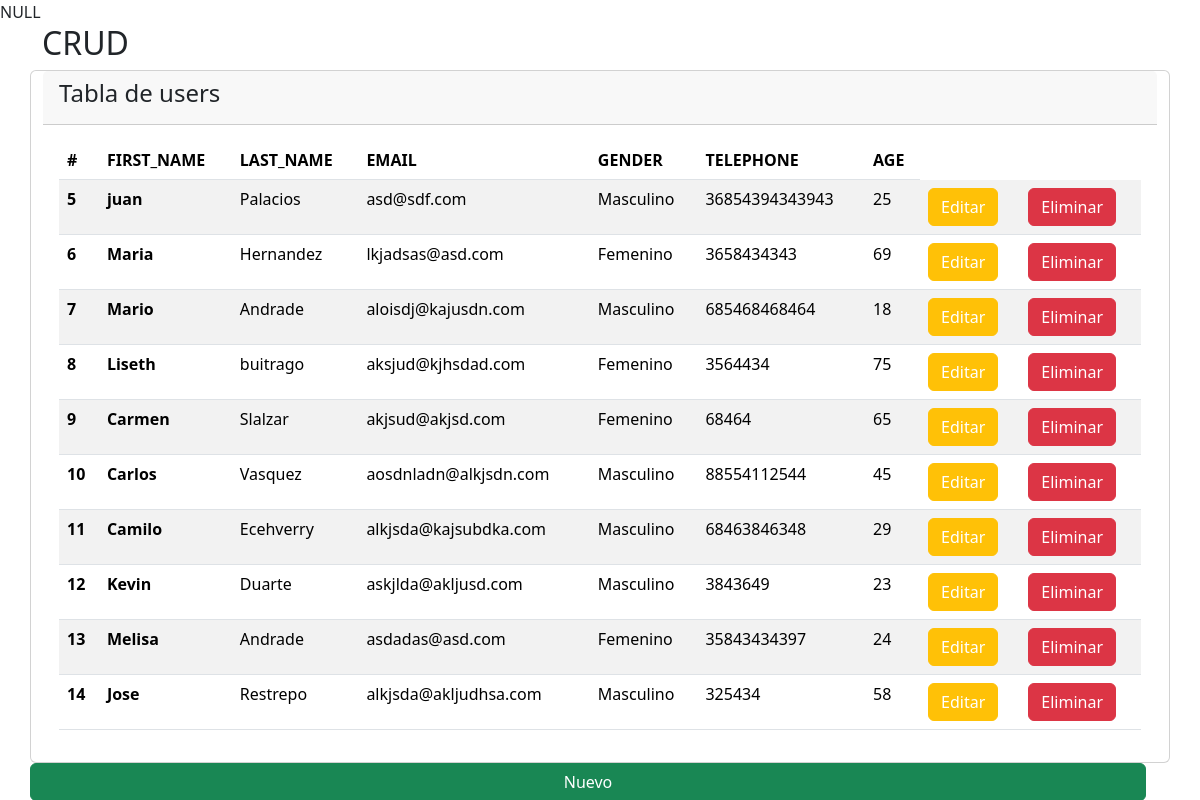
The page / on the database its author committed.
### tables this page shows
CREATE TABLE `user` (
  `ID` int(11) NOT NULL,
  `FIRST_NAME` varchar(255) NOT NULL,
  `LAST_NAME` varchar(255) NOT NULL,
  `EMAIL` varchar(255) NOT NULL,
  `GENDER` varchar(255) NOT NULL,
  `TELEPHONE` varchar(255) DEFAULT NULL,
  `AGE` varchar(255) NOT NULL
);

### application/controllers/Usercrud.php (called while the page is built, shortened)
<?php
class Usercrud extends CI_Controller {
	public function __construct() {
		$this->load->helper('form');
		$this->load->model('User');
	}
	public function index() {
		$datos['users'] = $this->User->seleccionar_todo();
		$datos['mensaje'] = $this->session->flashdata('mensaje');
		var_dump($this->session->flashdata('mensaje'));
		$this->load->view('welcome_message', $datos);
	}
}

### index.php (called while the page is built, shortened)
<?php
require_once BASEPATH.'core/CodeIgniter.php';

### application/models/User.php (called while the page is built, shortened)
<?php
    class User extends CI_Model {
        public function seleccionar_todo() {
            $this->db->select('*');
            $this->db->from('user');
            return $this->db->get()->result();
        }
    }
?>

### application/views/welcome_message.php (the view, shortened to what this page needs)
<!DOCTYPE html>
<html lang="en">
<head>
	<link href="https://cdn.jsdelivr.net/npm/bootstrap@5.3.1/dist/css/bootstrap.min.css" rel="stylesheet">
</head>
<body>
<div class="container">
	<div class="row">
		<h2> CRUD</h2>
	</div>
	<div class="row">
		<div class="card">
			<div class="card-header">
				<h4>Tabla de users</h4>
			</div>
			<div class="card-body">
			<table class="table table-striped table-hover">
			<thead>
				<tr>
				<th scope="col">#</th>
				<th scope="col">FIRST_NAME</th>
				<th scope="col">LAST_NAME</th>
				<th scope="col">EMAIL</th>
				<th scope="col">GENDER</th>
				<th scope="col">TELEPHONE</th>
				<th scope="col">AGE</th>
				</tr>
			</thead>
			<tbody>
				<?php $count = 0;
				if($users){
				 foreach ($users as $user){
					?>
				<tr>
				<th scope="row"><?php echo $user->ID; ?></th>
				<th "><?php echo $user->FIRST_NAME; ?></th>
				<td><?php echo $user->LAST_NAME; ?></td>
				<td><?php echo $user->EMAIL; ?></td>
				<td><?php echo $user->GENDER; ?></td>
				<td><?php echo $user->TELEPHONE; ?></td>
				<td><?php echo $user->AGE; ?></td>
				<td><button class="btn btn-warning text-white" onclick="llenar_datos(<?php echo '`'.$user->ID.'`,`'.$user->FIRST_NAME.'`,`'.$user->LAST_NAME.'`,`'.$user->EMAIL.'`,`'.$user->GENDER.'`,`'.$user->TELEPHONE.'`,`'.$user->AGE.'`'; ?>)"  type="button">Editar</button></td>
				<td><a href="<?php echo base_url('Usercrud/eliminar/'.$user->ID) ?>" class="btn btn-danger" type="button">Eliminar</a></td>
				</tr>
				<?php }
					}?>
			</tbody>
			</table>
			</div>
		</div>
		<div class="row">
		<button type="button" class="btn-success btn btn block" id="nuevo" onclick="nuevo()" >Nuevo</button>
		</div>
	</div>
</div>
</body>
</html>

### rows shown on the page
user: ID "5", FIRST_NAME "juan", LAST_NAME "Palacios", EMAIL "asd@sdf.com", GENDER "Masculino", TELEPHONE "36854394343943", AGE "25"
user: ID "6", FIRST_NAME "Maria", LAST_NAME "Hernandez", EMAIL "lkjadsas@asd.com", GENDER "Femenino", TELEPHONE "3658434343", AGE "69"
user: ID "7", FIRST_NAME "Mario", LAST_NAME "Andrade", EMAIL "aloisdj@kajusdn.com", GENDER "Masculino", TELEPHONE "685468468464", AGE "18"
user: ID "8", FIRST_NAME "Liseth", LAST_NAME "buitrago", EMAIL "aksjud@kjhsdad.com", GENDER "Femenino", TELEPHONE "3564434", AGE "75"
user: ID "9", FIRST_NAME "Carmen", LAST_NAME "Slalzar", EMAIL "akjsud@akjsd.com", GENDER "Femenino", TELEPHONE "68464", AGE "65"
user: ID "10", FIRST_NAME "Carlos", LAST_NAME "Vasquez", EMAIL "aosdnladn@alkjsdn.com", GENDER "Masculino", TELEPHONE "88554112544", AGE "45"
user: ID "11", FIRST_NAME "Camilo", LAST_NAME "Ecehverry", EMAIL "alkjsda@kajsubdka.com", GENDER "Masculino", TELEPHONE "68463846348", AGE "29"
user: ID "12", FIRST_NAME "Kevin", LAST_NAME "Duarte", EMAIL "askjlda@akljusd.com", GENDER "Masculino", TELEPHONE "3843649", AGE "23"
user: ID "13", FIRST_NAME "Melisa", LAST_NAME "Andrade", EMAIL "asdadas@asd.com", GENDER "Femenino", TELEPHONE "35843434397", AGE "24"
user: ID "14", FIRST_NAME "Jose", LAST_NAME "Restrepo", EMAIL "alkjsda@akljudhsa.com", GENDER "Masculino", TELEPHONE "325434", AGE "58"
